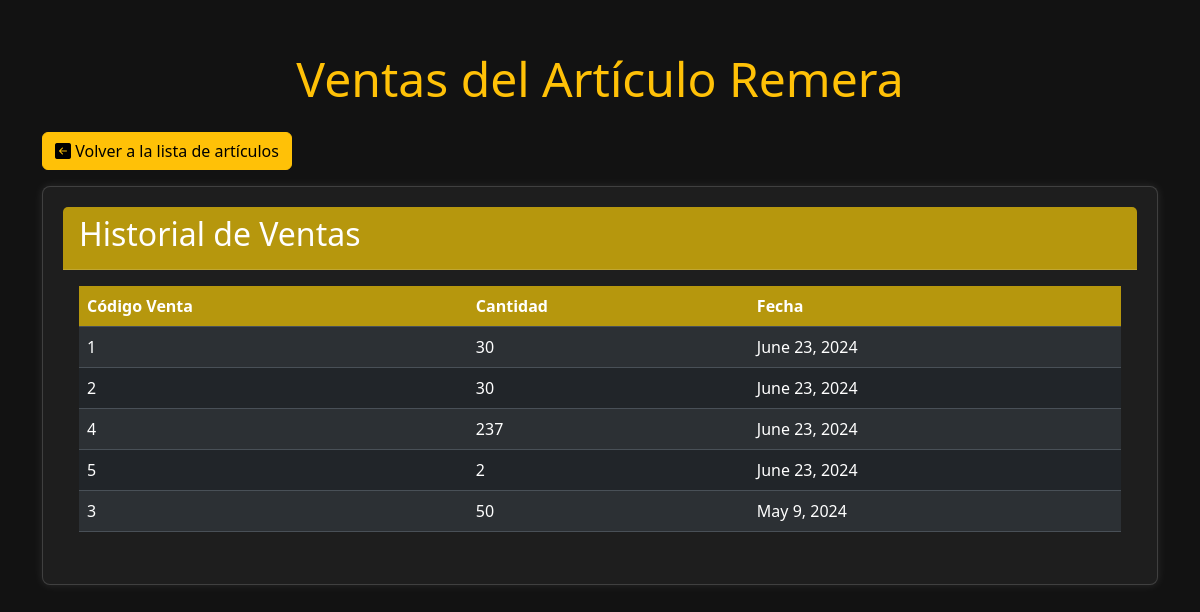
Before: /articulos/4/ventas/ with the older database file.
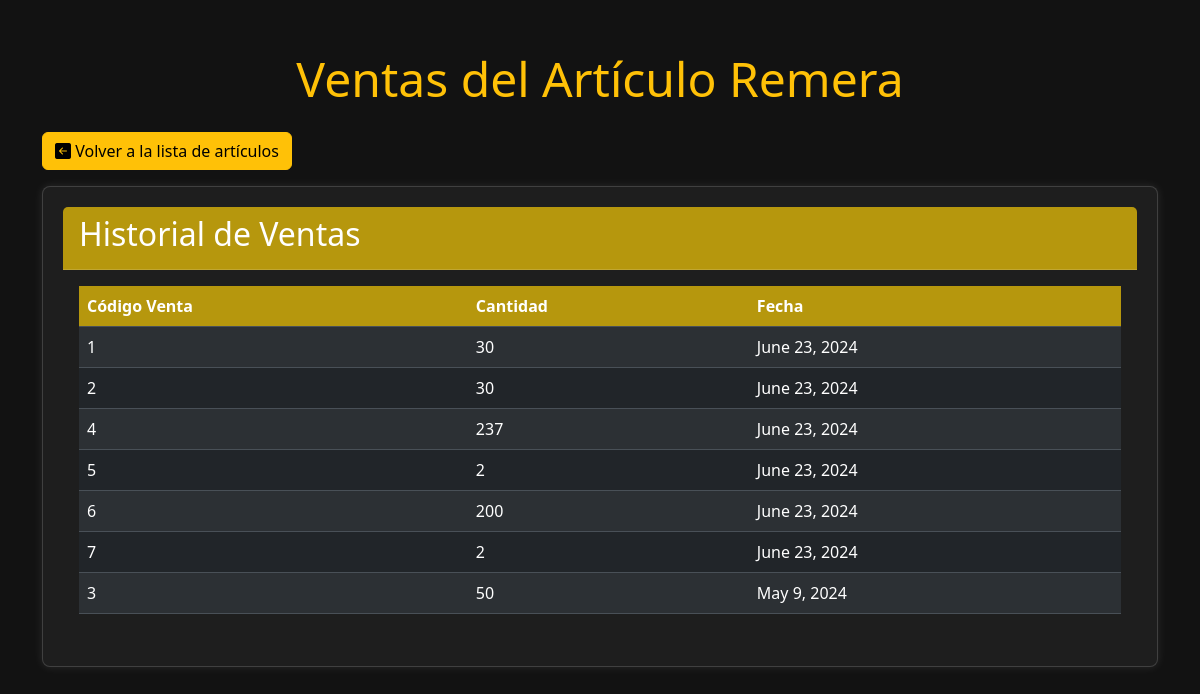
After: the same page with the newer database file.
### stock/models.py (models this page shows)
class Venta(models.Model):
    codVenta = models.AutoField(primary_key=True)
    cantVenta = models.IntegerField()
    fechaVenta = models.DateField()
    articulo = models.ForeignKey(Articulo, on_delete=models.CASCADE, related_name='ventas')
    demanda = models.ForeignKey(Demanda, on_delete=models.CASCADE, related_name='ventas')

### stock/views.py (the view)
# urls.py: path('articulos/<int:articulo_id>/ventas/', views.ver_ventas_articulo, name='ventas_articulo'),
def ver_ventas_articulo(request, articulo_id):
    articulo = get_object_or_404(Articulo, pk=articulo_id)
    ventas = articulo.ventas.order_by('-fechaVenta')
    return render(request, 'ventas_articulo.html', {'articulo': articulo, 'ventas': ventas})

### stock/Templates/ventas_articulo.html (shortened to what this page needs)
<!DOCTYPE html>
<html lang="en" data-bs-theme="dark">
<head>
    <link href="https://cdn.jsdelivr.net/npm/bootstrap@5.3.3/dist/css/bootstrap.min.css" rel="stylesheet">
    <link rel="stylesheet" href="https://cdn.jsdelivr.net/npm/bootstrap-icons@1.11.3/font/bootstrap-icons.min.css">
</head>
<body>
    <div class="container">
        <h1 class="display-5 text-center text-warning mb-4">Ventas del Artículo {{ articulo.nombreArticulo }}</h1>
        <a href="{% url 'lista_articulos' %}" class="btn btn-warning mb-3"><i class="bi bi-arrow-left-square-fill"></i> Volver a la lista de artículos</a>
        <div class="card">
            <div class="card-header">
                <h2 class="card-title">Historial de Ventas</h2>
            </div>
            <div class="card-body">
                <table class="table table-striped table-hover">
                    <thead>
                        <tr>
                            <th scope="col">Código Venta</th>
                            <th scope="col">Cantidad</th>
                            <th scope="col">Fecha</th>
                        </tr>
                    </thead>
                    <tbody>
                        {% for venta in ventas %}
                        <tr>
                            <td>{{ venta.codVenta }}</td>
                            <td>{{ venta.cantVenta }}</td>
                            <td>{{ venta.fechaVenta }}</td>
                        </tr>
                        {% endfor %}
                    </tbody>
                </table>
            </div>
        </div>
    </div>
</body>
</html>

Changed rows visible on the page:
added Venta: codVenta "6", cantVenta "200", fechaVenta "June 23, 2024"
added Venta: codVenta "7", cantVenta "2", fechaVenta "June 23, 2024"
